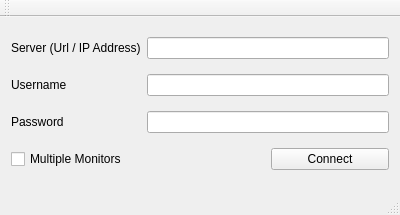
<?xml version="1.0" encoding="UTF-8"?>
<ui version="4.0">
 <class>MainWindow</class>
 <widget class="QMainWindow" name="MainWindow">
  <property name="geometry">
   <rect>
    <x>0</x>
    <y>0</y>
    <width>400</width>
    <height>215</height>
   </rect>
  </property>
  <property name="windowTitle">
   <string>FreeRDP</string>
  </property>
  <widget class="QWidget" name="centralWidget">
   <layout class="QGridLayout" name="gridLayout">
    <item row="4" column="2">
     <widget class="QPushButton" name="connectBtn">
      <property name="text">
       <string>Connect</string>
      </property>
     </widget>
    </item>
    <item row="1" column="0">
     <widget class="QLabel" name="label">
      <property name="text">
       <string>Server (Url / IP Address)</string>
      </property>
     </widget>
    </item>
    <item row="1" column="1" colspan="2">
     <widget class="QLineEdit" name="lineEditServer"/>
    </item>
    <item row="2" column="1" colspan="2">
     <widget class="QLineEdit" name="lineEditUsername"/>
    </item>
    <item row="3" column="1" colspan="2">
     <widget class="QLineEdit" name="lineEditPassword">
      <property name="echoMode">
       <enum>QLineEdit::Password</enum>
      </property>
     </widget>
    </item>
    <item row="2" column="0">
     <widget class="QLabel" name="label_2">
      <property name="text">
       <string>Username</string>
      </property>
     </widget>
    </item>
    <item row="3" column="0">
     <widget class="QLabel" name="label_3">
      <property name="text">
       <string>Password</string>
      </property>
     </widget>
    </item>
    <item row="4" column="0">
     <widget class="QCheckBox" name="mulimonChkBox">
      <property name="text">
       <string>Multiple Monitors</string>
      </property>
     </widget>
    </item>
   </layout>
  </widget>
  <widget class="QMenuBar" name="menuBar">
   <property name="geometry">
    <rect>
     <x>0</x>
     <y>0</y>
     <width>400</width>
     <height>25</height>
    </rect>
   </property>
  </widget>
  <widget class="QToolBar" name="mainToolBar">
   <attribute name="toolBarArea">
    <enum>TopToolBarArea</enum>
   </attribute>
   <attribute name="toolBarBreak">
    <bool>false</bool>
   </attribute>
  </widget>
  <widget class="QStatusBar" name="statusBar"/>
 </widget>
 <layoutdefault spacing="6" margin="11"/>
 <resources/>
 <connections/>
</ui>
